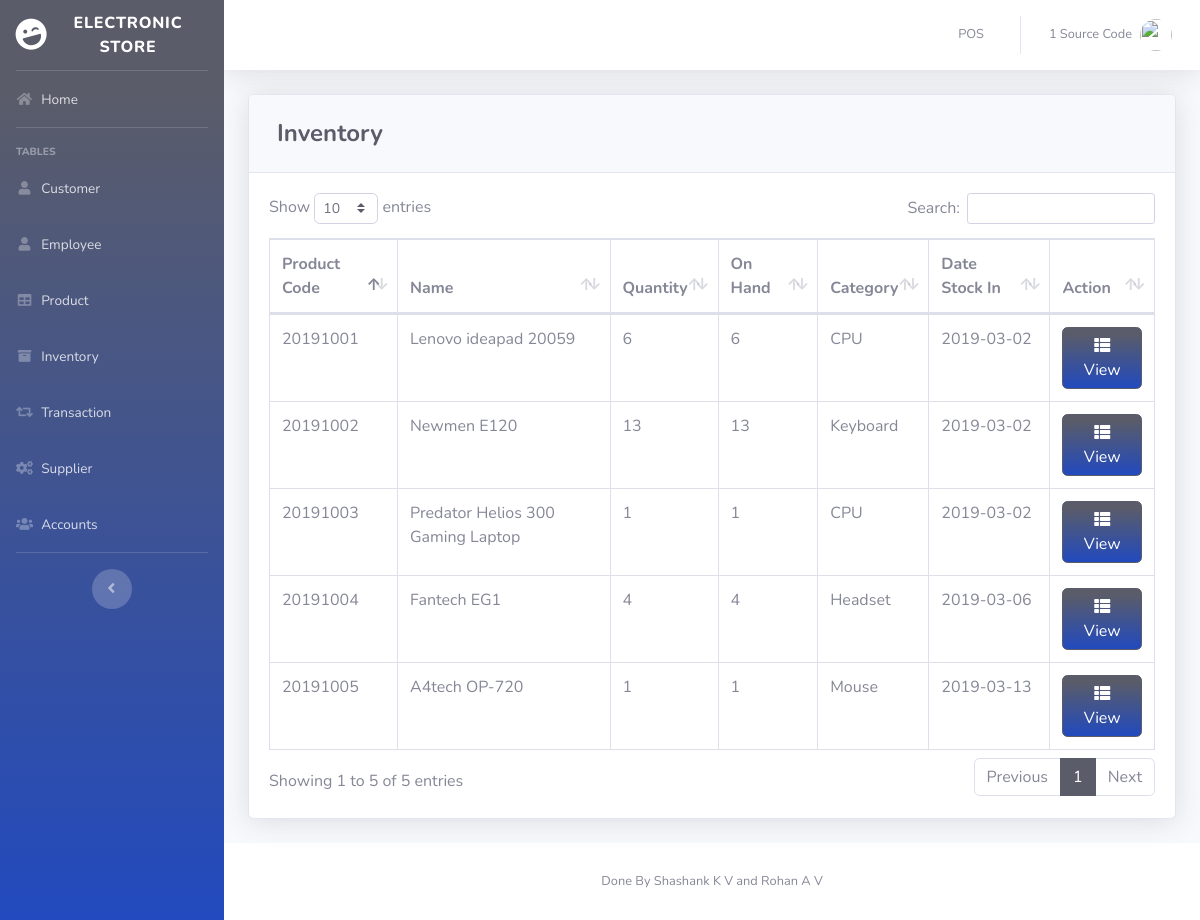
Page /pages/inventory.php (signed in) on the earlier database version.
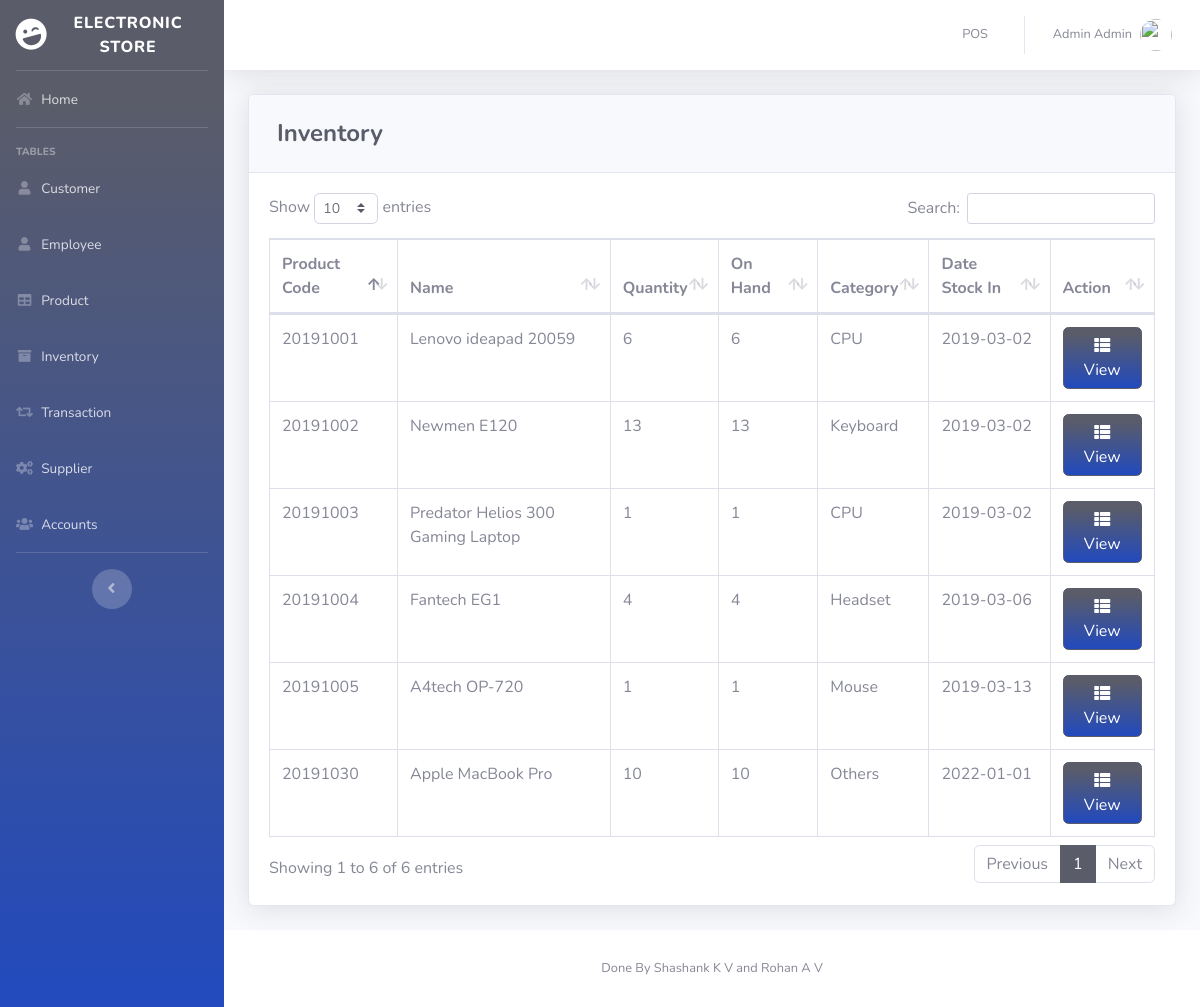
Same page on the later database version.
### tables this page shows
CREATE TABLE `product` (
  `PRODUCT_ID` int(11) NOT NULL,
  `PRODUCT_CODE` varchar(20) NOT NULL,
  `NAME` varchar(50) DEFAULT NULL,
  `DESCRIPTION` varchar(250) NOT NULL,
  `QTY_STOCK` int(50) DEFAULT NULL,
  `ON_HAND` int(250) NOT NULL,
  `PRICE` int(50) DEFAULT NULL,
  `CATEGORY_ID` int(11) DEFAULT NULL,
  `SUPPLIER_ID` int(11) DEFAULT NULL,
  `DATE_STOCK_IN` varchar(50) NOT NULL
);

CREATE TABLE `category` (
  `CATEGORY_ID` int(11) NOT NULL,
  `CNAME` varchar(50) DEFAULT NULL
);

### pages/inventory.php (the view, shortened to what this page needs)
<?php
include'../includes/connection.php';
include'../includes/sidebar.php';
?>
            <div class="card shadow mb-4">
            <div class="card-header py-3">
              <h4 class="m-2 font-weight-bold text-primary">Inventory</h4>
            </div>
            <div class="card-body">
              <div class="table-responsive">
                <table class="table table-bordered" id="dataTable" width="100%" cellspacing="0">
               <thead>
                   <tr>
                     <th>Product Code</th>
                     <th>Name</th>
                     <th>Quantity</th>
                     <th>On Hand</th>
                     <th>Category</th>
                     <th>Date Stock In</th>
                     <th>Action</th>
                   </tr>
               </thead>
          <tbody>
<?php
    $query = 'SELECT PRODUCT_ID, PRODUCT_CODE, NAME, COUNT(`QTY_STOCK`) AS "QTY_STOCK", COUNT(`ON_HAND`) AS "ON_HAND", CNAME, DATE_STOCK_IN FROM product p join category c on p.CATEGORY_ID=c.CATEGORY_ID GROUP BY PRODUCT_CODE';
        $result = mysqli_query($db, $query) or die (mysqli_error($db));
            while ($row = mysqli_fetch_assoc($result)) {
                echo '<tr>';
                echo '<td>'. $row['PRODUCT_CODE'].'</td>';
                echo '<td>'. $row['NAME'].'</td>';
                echo '<td>'. $row['QTY_STOCK'].'</td>';
                echo '<td>'. $row['ON_HAND'].'</td>';
                echo '<td>'. $row['CNAME'].'</td>';
                echo '<td>'. $row['DATE_STOCK_IN'].'</td>';
                      echo '<td align="right">
                              <a type="button" class="btn btn-primary bg-gradient-primary" href="inv_searchfrm.php?action=edit & id='.$row['PRODUCT_CODE'] . '"><i class="fas fa-fw fa-th-list"></i> View</a>
                          </div> </td>';
                        }
?>
                        </div>
                    </div>
<?php
include'../includes/footer.php';
?>

### includes/topbar.php (shortened to what this page needs)
<div id="content-wrapper" class="d-flex flex-column">
  <div id="content">
    <nav class="navbar navbar-expand navbar-light bg-white topbar mb-4 static-top shadow">
      <ul class="navbar-nav ml-auto">
        <li class="nav-item dropdown no-arrow">
          <a class="nav-link" href="pos.php" role="button">
            <span class="mr-2 d-none d-lg-inline text-gray-600 small">POS</span>
          </a>
        </li>
        <li class="nav-item dropdown no-arrow">
          <a class="nav-link dropdown-toggle" href="#" id="userDropdown" role="button" data-toggle="dropdown" aria-haspopup="true" aria-expanded="false">
            <span class="mr-2 d-none d-lg-inline text-gray-600 small"><?php echo  $_SESSION['FIRST_NAME']. ' '.$_SESSION['LAST_NAME'] ;?></span>
            <img class="img-profile rounded-circle"
            <?php
              if($_SESSION['GENDER']=='Male'){
                echo 'src="https://encrypted-tbn0.gstatic.com/images?q=tbn:ANd9GcTS0rikanm-OEchWDtCAWQ_s1hQq1nOlQUeJr242AdtgqcdEgm0Dg"';
              }else{
                echo 'src="https://encrypted-tbn0.gstatic.com/images?q=tbn:ANd9GcSNngF0RFPjyGl4ybo78-XYxxeap88Nvsyj1_txm6L4eheH8ZBu"';
              }
            ?>>
          </a>
        </li>
      </ul>
    </nav>
    <div class="container-fluid">

Differences in the rows shown:
added product: PRODUCT_CODE "20191030", NAME "Apple MacBook Pro", QTY_STOCK "10", ON_HAND "10", CATEGORY_ID.CNAME "Others", DATE_STOCK_IN "2022-01-01"
Other differences:
$_SESSION['FIRST_NAME']: "1 Source" → "Admin"
$_SESSION['LAST_NAME']: "Code" → "Admin"
text written by a page script: "Show entries Search: Showing 1 to 5 of 5 entries Previous 1 Next" → "Show entries Search: Showing 1 to 6 of 6 entries Previous 1 Next"
